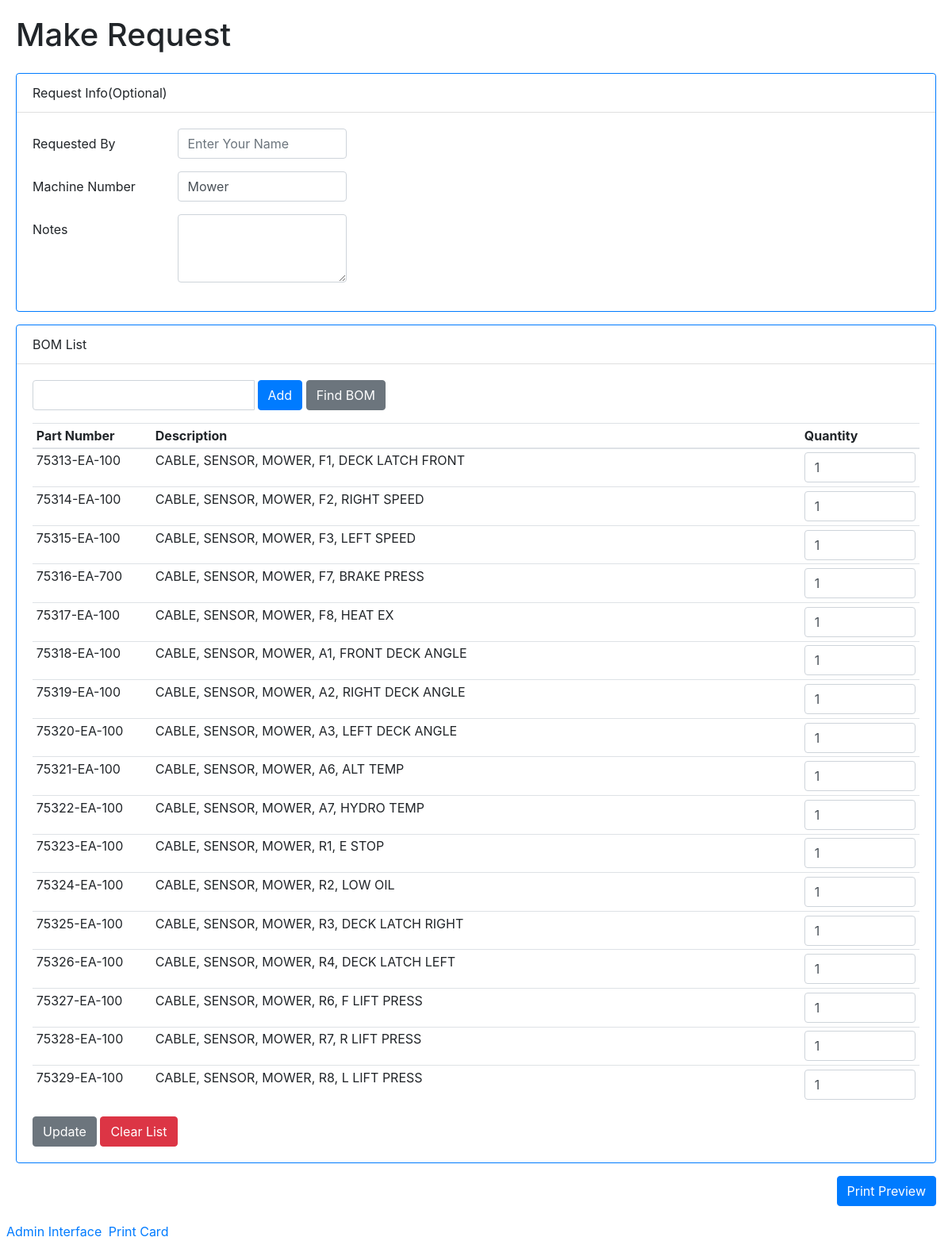
The app's page /editrequest/372 with its own data.
### kanbanbomsapp/models.py (models this page shows, shortened)
class Request(models.Model):
	requested_by = models.CharField(max_length=25, default="")
	machine_number = models.CharField(max_length=25, default="")
	notes = models.CharField(max_length=200, default="")

class RequestEntry(models.Model):
	request = models.ForeignKey(Request, on_delete=models.CASCADE)
	part = models.ForeignKey(BOM, on_delete=models.CASCADE)
	quantity = models.IntegerField(default=0)

class BOM(models.Model):
	partno = models.CharField(max_length=12)
	description = models.CharField(max_length=200)
	batch_quantity = models.IntegerField(default=0)

### kanbanbomsapp/views.py (the view)
# urls.py: path('editrequest/<int:request_id>', views.edit_request, name='edit_request'),
def edit_request(request, request_id, error="", partno=""):
    try:
        request_object = Request.objects.get(pk=request_id)
    except Request.DoesNotExist:
        raise Http404("Request does not exist")
    request_entry_objects = request_object.requestentry_set.order_by('part__partno').all()
    template = loader.get_template('kanbanbomsapp/edit_request.html')
    context = {
        'partno' : partno,
        'partno_validation_error' : error,
        'request' : request_object,
        'request_entries' : request_entry_objects
    }
    return HttpResponse(template.render(context, request))

### kanbanbomsapp/templates/kanbanbomsapp/edit_request.html (shortened to what this page needs)
{% extends 'kanbanbomsapp/base.html' %}
{% block content %}
<div class="wrapper">
<div class="content-wrapper ">
<div class="mb-4"><h1 >Make Request</h1></div>
<div class="card border-primary  mb-3" style="">
  <div class="card-header bg-transparent">Request Info(Optional)</div>
  <div class="card-body ">
<form id="update_info_form" action="" class="form mb-0" style="max-width: 700px" method="post">
  <div class="form-group row" >
    <label for="partno1" class=" col-sm-3 col-form-label">Requested By</label>
    <div class="col-sm-4">
      <input id="requestedby_tb" type="text" class="form-control" name="partno1" placeholder="Enter Your Name" value="{{ request.requested_by }}">
    </div>
  </div>
  <div class="form-group row" >
    <label for="partno1" class=" col-sm-3 col-form-label">Machine Number</label>
    <div class="col-sm-4">
      <input id="machine_tb" type="text" class="form-control" name="partno1" placeholder="#M10, #R12, #123, etc..." value="{{ request.machine_number }}">
    </div>
  </div>
  <div class="form-group row" >
    <label for="partno1" class=" col-sm-3 col-form-label">Notes</label>
    <div class="col-sm-4">
    	<textarea class="form-control" id="notes_tb" rows="3" value="{{ request.notes }}">{{ request.notes }}</textarea>
    </div>
  </div>
</form>
</div>
</div>
<div class="card border-primary mb-3" style="">
  <div class="card-header bg-transparent">BOM List</div>
  <div class="card-body ">
<form id="main_form" class="form" action="{% url 'edit_request_add' request.id %}" method="post">
	<div class="input-group">
		<input id="partno_field" autofocus="True" autocomplete="off" type="text" class=" basicAutoComplete form-control col-sm-3  {% if partno_validation_error %} is-invalid {% endif %}" name="partno" value="{{ partno }}">
		<span class="input-group-btn ml-1">
			<input class="btn btn-primary" type="submit" value="Add" >
			<input id="myBtn" class="btn btn-secondary" type="submit" value="Find BOM">
		</span>
	</div>
</form>
{% if request_entries %}
<table  class="table text-nowrap table-sm">
	<thead>
	<tr>
		<th>Part Number</th>
		<th>Description</th>
		<th>Quantity</th>
	</tr>
	</thead>
	<tbody>
    {% for request_entry in request_entries %}
    	<tr>
    	<td >{{ request_entry.part.partno }}</td>
    	<td class="text"><span >{{ request_entry.part.description }}</span></td>
    	<td ><input class="form-control " type="number" name="{{request_entry.part.partno}}" value="{{ request_entry.quantity }}" form="update_form"></td>
    	</tr>
    {% endfor %}
    </tbody>
</table>
<input type="submit" value="Update" form="update_form" class="btn btn-secondary">
<input type="submit" value="Clear List" form="clear_form" class="btn btn-danger">
{% else %}
    <p>Scan kanban card or enter part numbers manually</p>
{% endif %}
  </div>
</div>
<input  type="submit" value="Print Preview" form="print_form" class="btn btn-primary  float-right">
</div>
<footer class="ml-2 ">
	<a class="" href="{% url 'admin:index' %}">Admin Interface</a> <a class="ml-1" href="{% url 'make_card' %}">Print Card</a>
</footer>
</div>
{% endblock %}

### kanbanbomsapp/static/css/style.css (style rules this page uses)
.table { width: 100%; table-layout: fixed; }
.table thead th:nth-child(1) { width: 150px; }
.table thead th:nth-child(2) { width: auto; }
.table thead th:nth-child(3) { width: 150px; }
.table td.text span { white-space: nowrap; overflow: hidden; text-overflow: ellipsis; display: inline-block; width: auto; max-width: 100%; }
.content-wrapper { padding: 10px; margin: 10px; }
.wrapper { height: 100%; min-height: 100%; display: grid; grid-template-rows: 1fr auto; }

### records on screen
Request: partno1 "Mower"
RequestEntry: part.partno "75313-EA-100", part.description "CABLE, SENSOR, MOWER, F1, DECK LATCH FRONT", quantity "1"
RequestEntry: part.partno "75314-EA-100", part.description "CABLE, SENSOR, MOWER, F2, RIGHT SPEED", quantity "1"
RequestEntry: part.partno "75315-EA-100", part.description "CABLE, SENSOR, MOWER, F3, LEFT SPEED", quantity "1"
RequestEntry: part.partno "75316-EA-700", part.description "CABLE, SENSOR, MOWER, F7, BRAKE PRESS", quantity "1"
RequestEntry: part.partno "75317-EA-100", part.description "CABLE, SENSOR, MOWER, F8, HEAT EX", quantity "1"
RequestEntry: part.partno "75318-EA-100", part.description "CABLE, SENSOR, MOWER, A1, FRONT DECK ANGLE", quantity "1"
RequestEntry: part.partno "75319-EA-100", part.description "CABLE, SENSOR, MOWER, A2, RIGHT DECK ANGLE", quantity "1"
RequestEntry: part.partno "75320-EA-100", part.description "CABLE, SENSOR, MOWER, A3, LEFT DECK ANGLE", quantity "1"
RequestEntry: part.partno "75321-EA-100", part.description "CABLE, SENSOR, MOWER, A6, ALT TEMP", quantity "1"
RequestEntry: part.partno "75322-EA-100", part.description "CABLE, SENSOR, MOWER, A7, HYDRO TEMP", quantity "1"
RequestEntry: part.partno "75323-EA-100", part.description "CABLE, SENSOR, MOWER, R1, E STOP", quantity "1"
RequestEntry: part.partno "75324-EA-100", part.description "CABLE, SENSOR, MOWER, R2, LOW OIL", quantity "1"
RequestEntry: part.partno "75325-EA-100", part.description "CABLE, SENSOR, MOWER, R3, DECK LATCH RIGHT", quantity "1"
RequestEntry: part.partno "75326-EA-100", part.description "CABLE, SENSOR, MOWER, R4, DECK LATCH LEFT", quantity "1"
RequestEntry: part.partno "75327-EA-100", part.description "CABLE, SENSOR, MOWER, R6, F LIFT PRESS", quantity "1"
RequestEntry: part.partno "75328-EA-100", part.description "CABLE, SENSOR, MOWER, R7, R LIFT PRESS", quantity "1"
RequestEntry: part.partno "75329-EA-100", part.description "CABLE, SENSOR, MOWER, R8, L LIFT PRESS", quantity "1"
